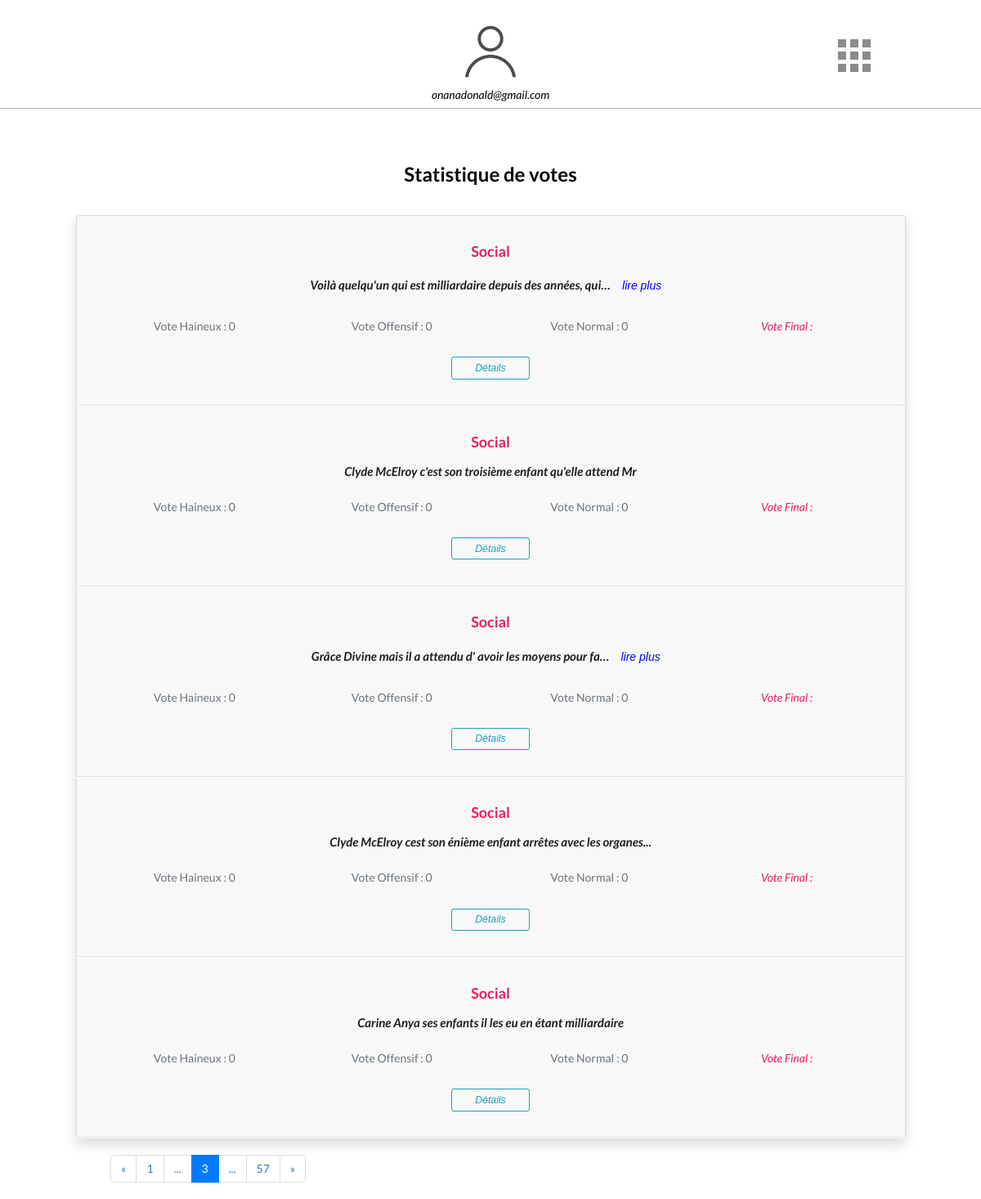
Page /list_result?page=3 (signed in) on the committed database.
### AppAuth/models.py (models this page shows, shortened)
class User(AbstractUser):
    is_email_verified = models.BooleanField(default=False)
    commentaires = models.ManyToManyField(Comment, related_name='commentaires', through='comments')
    index = models.IntegerField(default = 1)

### AppComments/models.py (models this page shows, shortened)
class Comment(models.Model):
	CAT = (
    ('politique', 'politique'),
    ('sport', 'sport'),
    ('social', 'social'),
    ('Autre', 'Autre'),
    )
	categorie = models.CharField(max_length=25, choices=CAT, default="social")
	post_titre = models.CharField(max_length=25,  blank=True, null = True)
	post_img = models.CharField(max_length=25,  blank=True, null = True)
	post_url = models.CharField(max_length=25)
	texte = models.TextField(unique = True)
	haineux = models.IntegerField(default = 0)
	offensif = models.IntegerField(default = 0)
	non_offensif = models.IntegerField(default = 0)
	vote_final =  models.CharField(max_length=25, default="")
	file_name = models.CharField(max_length=25,  blank=True, null = True)
	publied_at = models.DateTimeField(default = timezone.now)

### AppComments/views.py (the view)
# urls.py: path("list_result", views.ListResult, name='list_result'),
@login_required
def ListResult(request):
    comments_list = Comment.objects.get_queryset().order_by('id')
    paginator = Paginator(comments_list, 5)
    request.user.save()
    page = request.GET.get('page', 1)
    try:
        comments = paginator.page(page)
    except PageNotAnInteger:
        comments = paginator.page(page)
    except EmptyPage:
        comments = paginator.page(paginator.num_pages)
    context = {'comments': comments}
    var = Comment.objects.all().aggregate(Sum('haineux'))
    context['haineux__sum'] = var['haineux__sum']
    var = Comment.objects.all().aggregate(Sum('offensif'))
    context['offensif__sum'] = var['offensif__sum']
    var = Comment.objects.all().aggregate(Sum('non_offensif'))
    context['non_offensif__sum'] = var['non_offensif__sum']
    nbr_cat = Comment.objects.values('categorie').annotate(Count('categorie'))
    context['nbr_cat'] = len(nbr_cat)
    context['nbr_texte'] = len(comments_list)
    return render(request, 'AppComments/ListResult.html', context)

### templates/AppComments/ListResult.html (shortened to what this page needs)
{% extends '_partials/base.html' %}
{% load static %}
 {% block import %}
    <link rel="stylesheet" href="https://cdn.datatables.net/1.10.2/css/jquery.dataTables.min.css">
    <link rel="stylesheet" href="https://maxcdn.bootstrapcdn.com/bootstrap/3.3.0/css/bootstrap.min.css"  >
  <link rel="stylesheet" href="https://stackpath.bootstrapcdn.com/bootstrap/4.4.1/css/bootstrap.min.css"
>
   <link rel="stylesheet" href="https://cdnjs.cloudflare.com/ajax/libs/font-awesome/4.7.0/css/font-awesome.min.css">
  <link rel="stylesheet" href= {% static 'css/AppComments/Styles.css' %} type="text/css">
  <link rel="stylesheet" href= {% static 'css/AppComments/PopupStyle.css' %} type="text/css">
  <link rel="stylesheet" href= {% static 'css/AppComments/images.css' %} type="text/css">
  <link rel="stylesheet" href="https://cdnjs.cloudflare.com/ajax/libs/semantic-ui/2.4.1/semantic.min.css"integrity="-8bHTC73gkZ7rZ7vpqUQThUDhqcNFyYi2xgDgPDHc+GXVGHXq+xPjynxIopALmOPqzo9JZj0k6OqqewdGO3EsrQ==" />
{% endblock %}
{% block content %}
<div class="container-fluid"  >
    <div class=" row " style="padding-bottom: 6px;  border-bottom: 1px solid rgba(0, 0, 0, 0.3);">
      <div class="col-lg-3 align-self-center"> </div>
      <div class="col-lg-6 align-self-center"  >
        <img src={% static 'img/user.png' %} style="width: 15%"> <br>
        <p class="leade font-italic" style="color: black">{{user.email}}</p>
      </div>
      <div class="col-lg-3 align-self-center" id="thegrid"  >
        <div class="dropdown" >
        <div id="grid-one" class="icon" role="button" id="dropdownMenuLink" data-toggle="dropdown" aria-haspopup="true"   aria-expanded="false">
        <span></span>
        </div>
        </div>
      </div>
    </div>
</div>
<div class="container">
    <div class="row justify-content-center" style=" color:black; margin-bottom: 35px;">
      <h2>Statistique de votes</h2>
    </div>
  {% if comments %}
 <div class="row">
        <div class="col-lg-11 mx-auto">
            <ul class="list-group shadow">
                 {% for comment in comments %}
                <li class="list-group-item" style=" border-bottom: 1px solid rgba(0, 0, 0, 0.1); margin-bottom: 1px; background-color: rgb(248, 248, 248); " >
                    <div class="media align-items-lg-center flex-column flex-lg-row p-4">
                        <div class="media-body order-2 order-lg-1 text-center">
                            <h3 class="mt-0  mb-3 " style="color: #E91E63;">{{comment.categorie}}</h3>
                            <p class="font-italic mb-0 font-weight-bold" style="font-size: 15px;">
                              {% if comment.texte|length|get_digit:"-1" > 80 %}
                                {{comment.texte|truncatechars:60}}
                                <button type="button" class="btn btn-link btrm " style="color: blue;"
                                onclick='LirePlus( "{{comment.texte}}" , "{{comment.categorie}}",  );'>
                                  lire plus
                                </button>
                              {% else %}
                                {{comment.texte}}
                              {% endif %}
                            </p>
                            <div class="d-flex align-items-center row row-cols-1 row-cols-md-2 row-cols-lg-4  mt-4"  >
                                <div class="col align-self-center">
                                   <h6 class="text-muted my-1 "  >Vote Haineux : {{comment.haineux}}</h6>
                                </div>
                                <div class="col mx-auto">
                                   <h6 class="text-muted my-1"  >Vote Offensif : {{comment.offensif}}</h6>
                                </div>
                                <div class="col mx-auto">
                                   <h6 class="text-muted my-1"  >Vote Normal : {{comment.non_offensif}}</h6>
                                </div>
                                <div class="col mx-auto">
                                   <h6 class="  my-1 font-italic" style="color: #E91E63;">Vote Final : {{comment.vote_final}}</h6>
                                </div>
                                <div class="col mx-auto" style="margin-top: 25px;">
                                  <button type="button" class="btn btn-sm btn-outline-info font-italic"  style="width: 45%"
                                   onclick='detail(  "{{comment.texte}}" ,
                                      "{{comment.id}}",
                                    "{{comment.post_titre}}",
                                    "{{comment.post_url}}",
                                    "{{comment.categorie}}",  );'>
                                      Détails
                                    </button>
                                </div>
                            </div>
                    </div>
                </li>
        {% endfor %}
            </ul>
        </div>
    </div>
{% if comments.has_other_pages %}
<div class="row" style="margin-left: 90px;">
<nav aria-label="Page navigation example">
  <ul class="pagination">
    {% if comments.has_previous %}
    <li class="page-item">
      <a class="page-link" href="?page={{comments.previous_page_number}}" aria-label="Previous">
        <span aria-hidden="true">&laquo;</span>
      </a>
    </li>
    {% else %}
      <li class="page-item disabled">
      <a class="page-link" href="#" aria-label="Previous">
        <span aria-hidden="true">&laquo;</span>
      </a>
    </li>
    {% endif %}
    {% if comments.paginator.num_pages < 5 %}
        {% for i in comments.paginator.page_range %}
          {% if comments.number == i %}
        <li class="page-item active"><a class="page-link"  >{{ i }}</a></li>
          {% else %}
            <li class="page-item"><a class="page-link"  href="?page={{ i }}">{{ i }}</a></li>
          {% endif %}
        {% endfor %}
    {% else %}
      {% if comments.number == 1 %}
        <li class="page-item active"><a class="page-link"  href="?page={{ 1 }}">{{ 1 }}</a></li>
       <li class="page-item"><a class="page-link"  href="?page={{ 2}}">{{ 2 }}</a></li>
      <li class="page-item"><span>...</span></li>
      <li class="page-item"><a class="page-link"  href="?page={{comments.paginator.num_pages}}">{{comments.paginator.num_pages}}</a></li>
      {% elif comments.number == comments.paginator.num_pages %}
        <li class="page-item"><a class="page-link"  href="?page={{ 1 }}">{{ 1 }}</a></li>
      <li class="page-item"><span>...</span></li>
      <li class="page-item active"><a class="page-link"  href="?page={{comments.paginator.num_pages}}">{{comments.paginator.num_pages}}</a></li>
     {% else %}
      <li class="page-item"><a class="page-link"  href="?page={{ 1 }}">{{ 1 }}</a></li>
      <li class="page-item"><span>...</span></li>
      <li class="page-item active"><a class="page-link"  href="?page={{ i }}">{{ comments.number }}</a></li>
      <li class="page-item"><span>...</span></li>
      <li class="page-item"><a class="page-link"  href="?page={{comments.paginator.num_pages}}">{{comments.paginator.num_pages}}</a></li>
      {% endif %}
    {% endif %}
    {% if comments.has_next %}
    <li class="page-item">
      <a class="page-link"  href="?page={{comments.next_page_number}}" aria-label="Previous">
        <span aria-hidden="true">&raquo;</span>
      </a>
    </li>
    {% else %}
      <li class="page-item disabled">
      <a class="page-link"   aria-label="Previous">
        <span aria-hidden="true">&raquo;</span>
      </a>
    </li>
    {% endif %}
  </ul>
</nav>
</div>
{% endif %}
 {% endif %}
</div>
{% endblock content %}

### Camset/static/css/AppComments/Styles.css (style rules this page uses)
.container-fluid .row { margin-top: 20px; margin-bottom: 65px; color: white; }
.align-self-center { display: table-cell; text-align: center; vertical-align: middle; }
.icon { margin:0 auto; height:50px; width:70px; position:relative; cursor:pointer; }
#grid-one { height:70px; }
#grid-one span { display:block; position:absolute; width:10px; height:10px; top:50%; left:50%; margin:-10px 0 0 -10px; background:#8b8b8b; box-shadow: -15px -15px 0 #8b8b8b, -15px 0 0 #8b8b8b, -15px 15px 0 #8b8b8b, 0 -15px 0 #8b8b8b, 0 15px 0 #8b8b8b, 15px -15px 0 #8b8b8b, 15px 0 0 #8b8b8b, 15px 15px 0 #8b8b8b ; }
#grid-one span:before { content:''; display:block; position:absolute; top:0; left:0; height:100%; width:100%; background:#8b8b8b; }

### rows in the picture
User: email "onanadonald@gmail.com"
Comment: categorie "Social", texte "Voilà quelqu'un qui est milliardaire depuis des années, qui…", haineux "0", offensif "0", non_offensif "0"
Comment: categorie "Social", texte "Clyde McElroy c'est son troisième enfant qu'elle attend Mr", haineux "0", offensif "0", non_offensif "0"
Comment: categorie "Social", texte "Grâce Divine mais il a attendu d' avoir les moyens pour fa…", haineux "0", offensif "0", non_offensif "0"
Comment: categorie "Social", texte "Clyde McElroy cest son énième enfant arrêtes avec les organes...", haineux "0", offensif "0", non_offensif "0"
Comment: categorie "Social", texte "Carine Anya ses enfants il les eu en étant milliardaire", haineux "0", offensif "0", non_offensif "0"

### other values in the picture
{{ 1 }} "1"
{{ comments.number }} "3"
{{ comments.paginator.num_pages }} "57"
